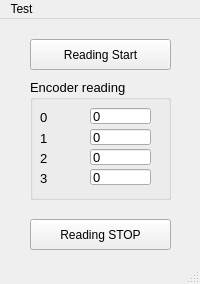
<?xml version="1.0" encoding="UTF-8"?>
<ui version="4.0">
 <class>MainWindow</class>
 <widget class="QMainWindow" name="MainWindow">
  <property name="geometry">
   <rect>
    <x>0</x>
    <y>0</y>
    <width>200</width>
    <height>284</height>
   </rect>
  </property>
  <property name="windowTitle">
   <string>MainWindow</string>
  </property>
  <widget class="QWidget" name="centralwidget">
   <widget class="QGroupBox" name="groupBox">
    <property name="geometry">
     <rect>
      <x>30</x>
      <y>60</y>
      <width>141</width>
      <height>121</height>
     </rect>
    </property>
    <property name="font">
     <font>
      <pointsize>10</pointsize>
     </font>
    </property>
    <property name="title">
     <string>Encoder reading</string>
    </property>
    <widget class="QLabel" name="label_70">
     <property name="geometry">
      <rect>
       <x>10</x>
       <y>30</y>
       <width>67</width>
       <height>16</height>
      </rect>
     </property>
     <property name="font">
      <font>
       <pointsize>10</pointsize>
      </font>
     </property>
     <property name="text">
      <string>0</string>
     </property>
    </widget>
    <widget class="QLabel" name="label_71">
     <property name="geometry">
      <rect>
       <x>10</x>
       <y>51</y>
       <width>67</width>
       <height>16</height>
      </rect>
     </property>
     <property name="font">
      <font>
       <pointsize>10</pointsize>
      </font>
     </property>
     <property name="text">
      <string>1</string>
     </property>
    </widget>
    <widget class="QLabel" name="label_72">
     <property name="geometry">
      <rect>
       <x>10</x>
       <y>71</y>
       <width>81</width>
       <height>16</height>
      </rect>
     </property>
     <property name="font">
      <font>
       <pointsize>10</pointsize>
      </font>
     </property>
     <property name="text">
      <string>2</string>
     </property>
    </widget>
    <widget class="QLabel" name="label_73">
     <property name="geometry">
      <rect>
       <x>10</x>
       <y>91</y>
       <width>81</width>
       <height>16</height>
      </rect>
     </property>
     <property name="font">
      <font>
       <pointsize>10</pointsize>
      </font>
     </property>
     <property name="text">
      <string>3</string>
     </property>
    </widget>
    <widget class="QLineEdit" name="lineEdit_0">
     <property name="geometry">
      <rect>
       <x>60</x>
       <y>29</y>
       <width>61</width>
       <height>16</height>
      </rect>
     </property>
     <property name="text">
      <string>0</string>
     </property>
    </widget>
    <widget class="QLineEdit" name="lineEdit_3">
     <property name="geometry">
      <rect>
       <x>60</x>
       <y>90</y>
       <width>61</width>
       <height>16</height>
      </rect>
     </property>
     <property name="text">
      <string>0</string>
     </property>
    </widget>
    <widget class="QLineEdit" name="lineEdit_2">
     <property name="geometry">
      <rect>
       <x>60</x>
       <y>70</y>
       <width>61</width>
       <height>16</height>
      </rect>
     </property>
     <property name="text">
      <string>0</string>
     </property>
    </widget>
    <widget class="QLineEdit" name="lineEdit_1">
     <property name="geometry">
      <rect>
       <x>60</x>
       <y>50</y>
       <width>61</width>
       <height>16</height>
      </rect>
     </property>
     <property name="text">
      <string>0</string>
     </property>
    </widget>
   </widget>
   <widget class="QPushButton" name="pushButton_start">
    <property name="geometry">
     <rect>
      <x>30</x>
      <y>20</y>
      <width>141</width>
      <height>31</height>
     </rect>
    </property>
    <property name="text">
     <string>Reading Start</string>
    </property>
   </widget>
   <widget class="QPushButton" name="pushButton_stop">
    <property name="geometry">
     <rect>
      <x>30</x>
      <y>200</y>
      <width>141</width>
      <height>31</height>
     </rect>
    </property>
    <property name="text">
     <string>Reading STOP</string>
    </property>
   </widget>
  </widget>
  <widget class="QMenuBar" name="menubar">
   <property name="geometry">
    <rect>
     <x>0</x>
     <y>0</y>
     <width>200</width>
     <height>22</height>
    </rect>
   </property>
   <widget class="QMenu" name="menuTest">
    <property name="title">
     <string>Test</string>
    </property>
   </widget>
   <addaction name="menuTest"/>
  </widget>
  <widget class="QStatusBar" name="statusbar"/>
 </widget>
 <resources/>
 <connections/>
</ui>
